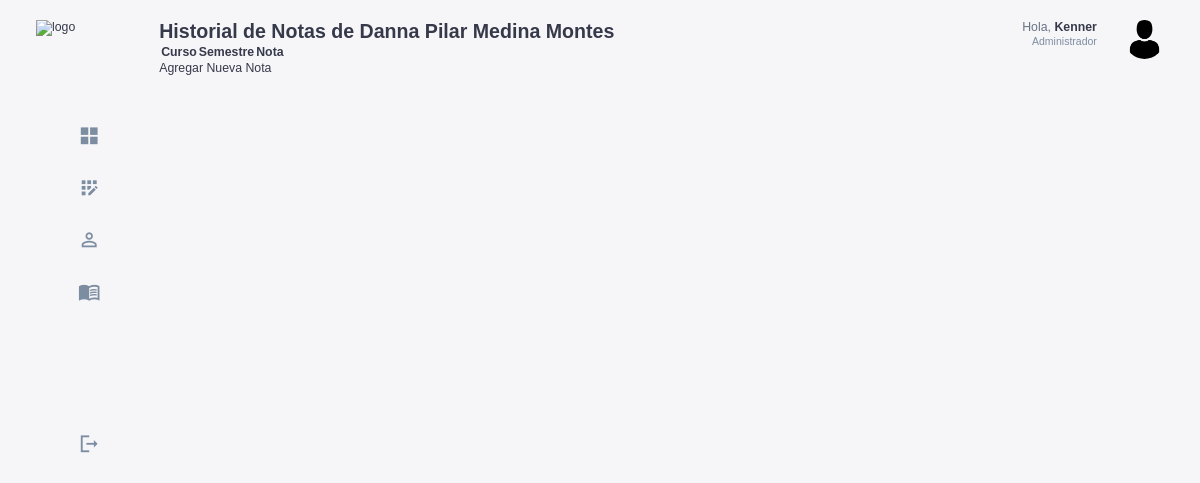
Before: /cursos/historial/1/ (signed in) with the older database file.
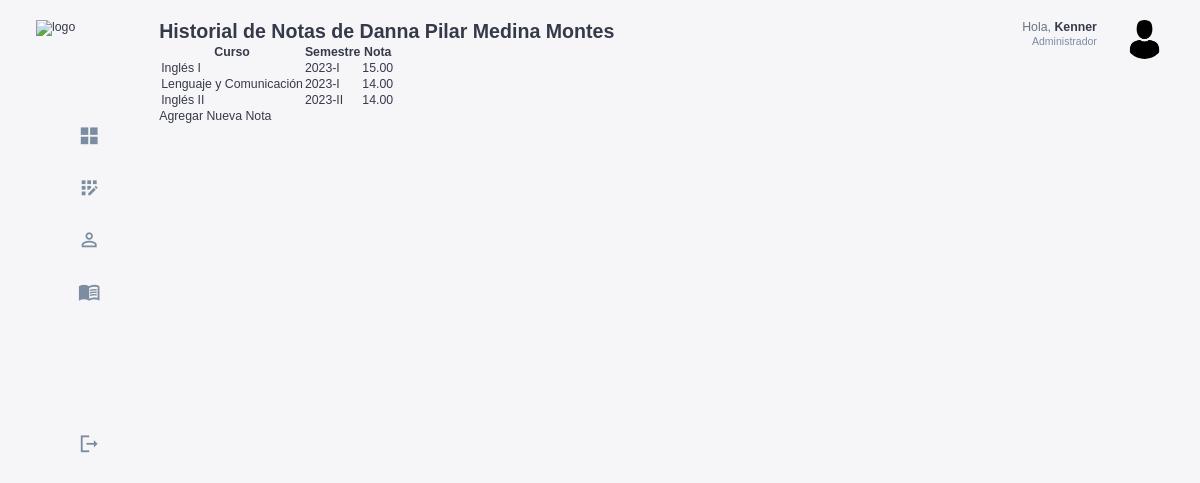
After: the same page with the newer database file.
### estudiantes/models.py (models this page shows, shortened)
class Estudiante(models.Model):
    usuario = models.OneToOneField(Usuario, on_delete=models.CASCADE)
    codigo = models.CharField(max_length=10,unique=True)
    base = models.CharField(max_length=20)
    carrera = models.CharField(max_length=100)
    activo = models.BooleanField(default=True)

class InformacionPersonal(models.Model):
    estudiante = models.OneToOneField(Estudiante, on_delete=models.CASCADE)
    dni =  models.CharField(max_length=8,unique= True)
    nombre = models.CharField(max_length=100)
    apellido = models.CharField(max_length=100)
    fecha_nacimiento = models.DateField()

### usuarios/models.py (models this page shows, shortened)
class Usuario(AbstractUser):
    id = models.AutoField(primary_key=True)
    rol = models.ForeignKey(Rol, on_delete=models.CASCADE, null=True, blank=False)

### cursos/models.py (models this page shows, shortened)
class HistorialNotas(models.Model):
    estudiante = models.ForeignKey(Estudiante, on_delete=models.CASCADE, related_name='historial_notas')
    curso = models.ForeignKey(Curso, on_delete=models.CASCADE, related_name='historial_notas')
    nota = models.DecimalField(max_digits=5, decimal_places=2)  # Campo para la nota
    semestre = models.CharField(max_length=10)  # Ejemplo: "2023-1", "2023-2"
    class Meta:
        unique_together = ('estudiante', 'curso', 'semestre')

class Curso(models.Model):
    codigo = models.CharField(max_length=10, unique=True)  # Campo único
    nombre = models.CharField(max_length=100)
    descripcion = models.TextField(null=True, blank=True)
    creditos = models.IntegerField()
    ciclo = models.IntegerField(validators=[MinValueValidator(1), MaxValueValidator(10)]
    )
    pre_requisitos = models.ManyToManyField('self', symmetrical=False, related_name='requisitos_para', blank=True)

### usuarios/decorators.py (the view)
        def _wrapped_view(request, *args, **kwargs):
            if request.user.is_authenticated and (request.user.rol.nombre_rol == role or request.user.rol.is_admin):
                return view_func(request, *args, **kwargs)
            else:
                raise PermissionDenied  # Lanza un error si no tiene el rol correcto

### cursos/views.py (called while the page is built)
@login_required
@role_required('Administrador')
def historial_notas_estudiante(request, estudiante_id):
    estudiante = get_object_or_404(Estudiante, pk=estudiante_id)
    historial = estudiante.historial_notas.all()  # Obtiene todas las notas del estudiante
    context = {
        'estudiante': estudiante,
        'historial': historial,  # Solo se muestra el historial aquí
    }
    return render(request, 'estudiantes/historial_notas_estudiante.html', context)

### templates/estudiantes/historial_notas_estudiante.html (shortened to what this page needs)
{% extends 'base.html' %}
{% block content %}
<h2>Historial de Notas de <td>{{ estudiante.informacionpersonal.nombre }} {{ estudiante.informacionpersonal.apellido }}</td></h2>
<table>
    <thead>
        <tr>
            <th>Curso</th>
            <th>Semestre</th>
            <th>Nota</th>
        </tr>
    </thead>
    <tbody>
        {% for nota in historial %}
        <tr>
            <td>{{ nota.curso.nombre }}</td>
            <td>{{ nota.semestre }}</td>
            <td>{{ nota.nota }}</td>
        </tr>
        {% endfor %}
    </tbody>
</table>
<a href="{% url 'agregar_nota' estudiante.id %}">Agregar Nueva Nota</a>
{% endblock %}

### templates/base.html (shortened to what this page needs)
{% load static %}
<!DOCTYPE html>
<html lang="en">
<head>
    <link rel="stylesheet" href="{% static 'css/base.css' %}">
</head>
<body>
    <div class="container">
        <aside>
            <div class="top">
                <div class="logo">
                    <img src="/static/assets/logo_base.png" alt="logo">
                </div>
            </div>
            <div class="sidebar">
                <a href="{% url 'home_admin' %}" class="active">
                    <span class="material-icons-sharp">grid_view</span>
                </a>
                <a href="{% url 'registrar_usuario' %}" >
                    <span class="material-icons-sharp">app_registration</span>
                </a>
                <a href="{% url 'listar_estudiantes' %}">
                    <span class="material-icons-sharp">person_outline</span>
                </a>
                <a href="{% url 'listar_cursos' %}">
                    <span class="material-icons-sharp">menu_book</span>
                </a>
                <a href="{% url 'listar_estudiantes_historial' %}">
                </a>
                <a href="{% url 'listar_profesores' %}">
                </a>
                <a href="{% url 'signout' %}">
                    <span class="material-icons-sharp">logout</span>
                </a>
            </div>
        </aside>
        <main>
            {% block content %}
            {% endblock %}
        </main>
        <div class="right">
            <div class="top">
                <div class="profile">
                    <div class="info">
                        <p>Hola, <b>{{ request.user.username }}</b></p>
                        <small class="text-muted">Administrador</small>
                    </div>
                    <div class="profile-photo">
                        <img src="/static/assets/perfil_admin.png" alt="perfil_admin">
                    </div>
                </div>
            </div>
        </div>
    </div>
</body>
</html>

### static/css/base.css (style rules this page uses)
:root { --color-primary: #F25C05; --color-danger: #F26938; --color-success: #41f1b6; --color-warning: #F2A172; --color-white: #fff; --color-info-dark: #7d8da1; --color-info-light: #dce1eb; --color-dark: #363949; --color-light: #f2a1724f; --color-primary-variant: #8f5100; --color-dark-variant: #677483; --color-background: #f6f6f9; --card-border-radius: 2rem; --border-radius-1: 0.4rem; --border-radius-2: 0.8rem; --border-radius-3: 1.2rem; --card-padding: 1.8rem; --padding-1: 1.2rem; --box-shadow: 0 2rem 3rem var(--color-light) }
* { margin: 0; padding: 0; outline: 0; appearance: none; border: 0; text-decoration: none; list-style: none; box-sizing: border-box; }
html { font-size: 14px; }
body { width: 100vw; height: 100vh; font-family: Arial, sans-serif; font-size: 0.88rem; background: var(--color-background); user-select: none; overflow-x: hidden; color: var(--color-dark); }
.container { display: grid; width: 96%; margin: 0 auto; gap: 1.8rem; grid-template-columns: 16rem auto 23rem; }
a { color: var(--color-dark); }
img { display: block; width: 100%; }
h2 { font-size: 1.4rem; }
small { font-size: 0.75rem; }
.profile-photo { width: 2.8rem; height: 2.8rem; border-radius: 50%; overflow: hidden; }
.text-muted { color: var(--color-info-dark); }
p { color: var(--color-dark-variant); }
b { color: var(--color-dark); }
aside { height: 100vh; width: 16rem; }
aside .top { display: flex; align-items: center; justify-content: space-between; margin-top: 1.4rem; }
aside .logo { display: flex; gap: 0.8rem; }
aside .logo img { width: 12.5rem; height: 4.5rem; }
aside .sidebar { display: flex; flex-direction: column; height: 86vh; position: relative; top: 3rem; }
aside .sidebar a { display: flex; color: var(--color-info-dark); margin-left: 2rem; gap: 1rem; align-items: center; position: relative; height: 3.7rem; transition: all 300ms ease; padding: 0 1rem; white-space: nowrap; overflow: hidden; text-overflow: ellipsis; }
aside .sidebar a span { font-size: 1.6rem; transition: all 300ms ease; }
aside .sidebar a:last-child { position: absolute; bottom: 2rem; width: 100%; }
main { margin-top: 1.4rem; }
.right { margin-top: 1.4rem; }
.right .top { display: flex; justify-content: end; gap: 2rem; }
.right .top .profile { display: flex; gap: 2rem; text-align: right; }
@media screen and (max-width: 1200px) { .container { width: 94%; grid-template-columns: 7rem auto 23rem; } }
@media screen and (max-width: 1200px) { aside .sidebar a { width: 5.6rem; } }
@media screen and (max-width: 1200px) { aside .sidebar a:last-child { position: relative; margin-top: 1.8rem; } }
@media screen and (max-width: 1200px) { aside .logo img { top: 10px; width: 8.2rem; height: 3.5rem; } }

Changed rows visible on the page:
added HistorialNotas: curso.nombre "Inglés I", semestre "2023-I", nota "15.00"
added HistorialNotas: curso.nombre "Lenguaje y Comunicación", semestre "2023-I", nota "14.00"
added HistorialNotas: curso.nombre "Inglés II", semestre "2023-II", nota "14.00"
